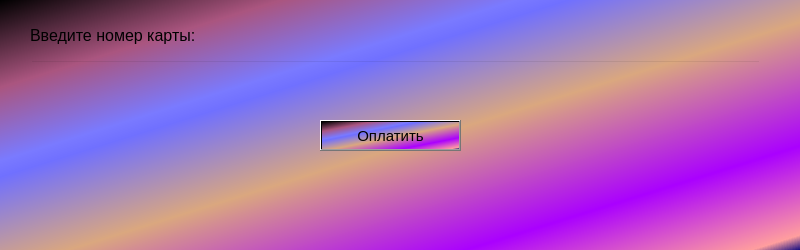
<?xml version="1.0" encoding="UTF-8"?>
<ui version="4.0">
 <class>MainWindow</class>
 <widget class="QMainWindow" name="MainWindow">
  <property name="geometry">
   <rect>
    <x>0</x>
    <y>0</y>
    <width>800</width>
    <height>250</height>
   </rect>
  </property>
  <property name="minimumSize">
   <size>
    <width>800</width>
    <height>250</height>
   </size>
  </property>
  <property name="maximumSize">
   <size>
    <width>800</width>
    <height>250</height>
   </size>
  </property>
  <property name="windowTitle">
   <string>MainWindow</string>
  </property>
  <property name="styleSheet">
   <string notr="true">background-color: qlineargradient(spread:repeat, x1:0, y1:0, x2:1, y2:1, stop:0 rgba(0, 0, 0, 255), stop:0.175325 rgba(170, 85, 127, 255), stop:0.321429 rgba(122, 122, 255, 255), stop:0.353896 rgba(112, 112, 255, 255), stop:0.542289 rgba(218, 167, 127, 255), stop:0.79 rgba(170, 0, 255, 255), stop:0.967532 rgba(255, 158, 158, 255), stop:1 rgba(0, 0, 127, 255));</string>
  </property>
  <widget class="QWidget" name="centralwidget">
   <widget class="QLabel" name="label">
    <property name="geometry">
     <rect>
      <x>30</x>
      <y>20</y>
      <width>211</width>
      <height>31</height>
     </rect>
    </property>
    <property name="font">
     <font>
      <pointsize>12</pointsize>
     </font>
    </property>
    <property name="styleSheet">
     <string notr="true">background-color: rgb(0, 0, 0, 0);</string>
    </property>
    <property name="text">
     <string>Введите номер карты:</string>
    </property>
   </widget>
   <widget class="QLineEdit" name="lineEditcardNumbers">
    <property name="geometry">
     <rect>
      <x>30</x>
      <y>60</y>
      <width>731</width>
      <height>41</height>
     </rect>
    </property>
    <property name="font">
     <font>
      <pointsize>10</pointsize>
     </font>
    </property>
    <property name="styleSheet">
     <string notr="true">background-color: rgb(0, 0, 0, 0);</string>
    </property>
   </widget>
   <widget class="QPushButton" name="payButton">
    <property name="geometry">
     <rect>
      <x>320</x>
      <y>120</y>
      <width>141</width>
      <height>31</height>
     </rect>
    </property>
    <property name="font">
     <font>
      <pointsize>11</pointsize>
     </font>
    </property>
    <property name="text">
     <string>Оплатить</string>
    </property>
   </widget>
   <widget class="QLabel" name="errorLabel">
    <property name="geometry">
     <rect>
      <x>30</x>
      <y>170</y>
      <width>721</width>
      <height>31</height>
     </rect>
    </property>
    <property name="font">
     <font>
      <pointsize>10</pointsize>
     </font>
    </property>
    <property name="styleSheet">
     <string notr="true">color: rgb(255, 0, 0);
background-color: rgb(0, 0, 0, 0);</string>
    </property>
    <property name="text">
     <string/>
    </property>
   </widget>
  </widget>
 </widget>
 <resources/>
 <connections/>
</ui>
